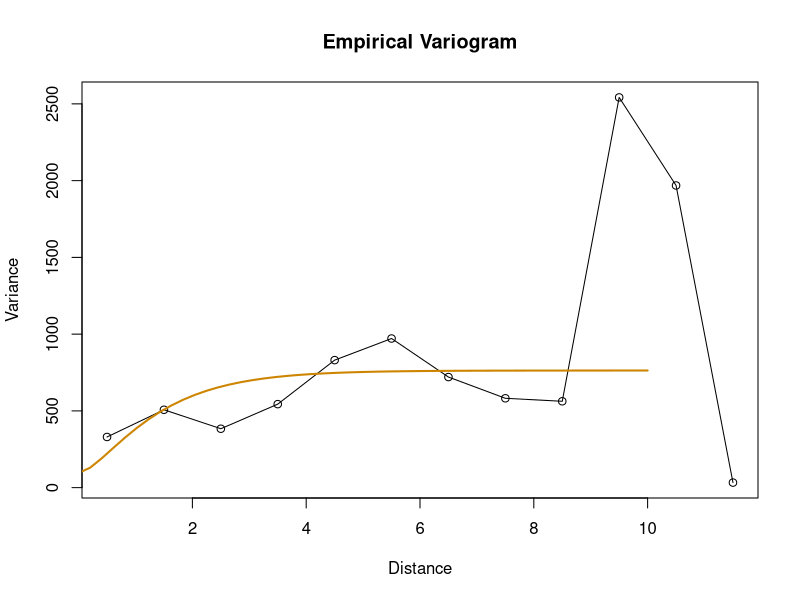
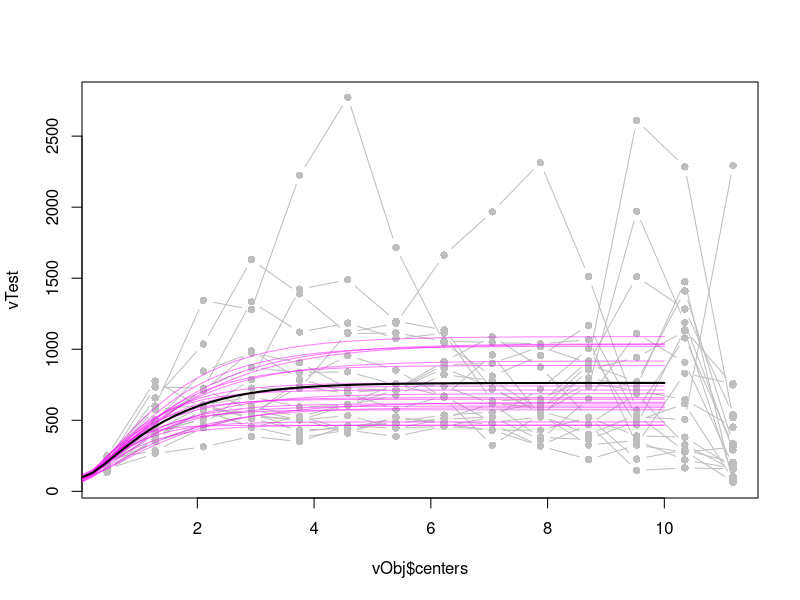
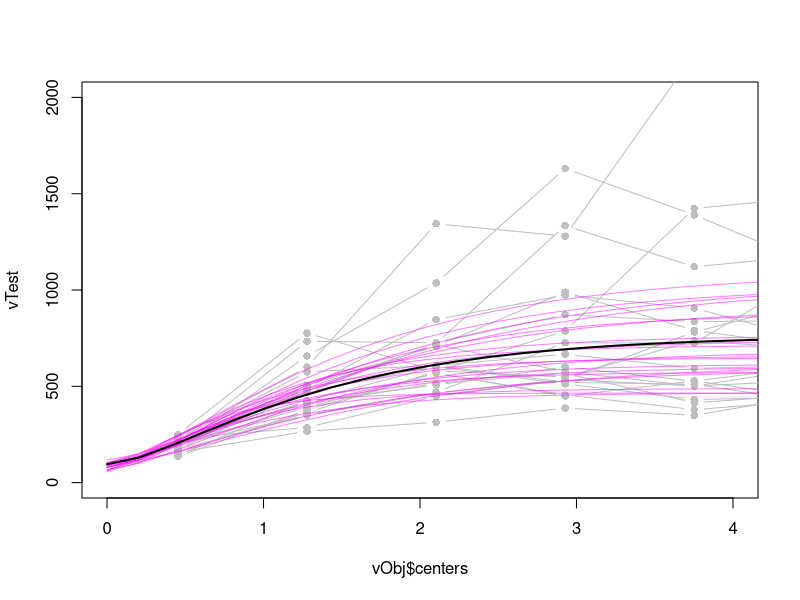

Write R code to recreate these figures, in order.
library( fields)
data(ozone2)

s<- ozone2$lon.lat
y<- ozone2$y[16,]
# omit missing values to make the simulation below easier
ind<- !is.na(y)
s<- s[ind,]
y<- y[ind]

# only take out a constant in the fixed part of model
 obj<- spatialProcess( s,y, mKrig.args= list( m=1) )
 
 vObj<- vgram( s,y, N= 15)
 # add fitted variogram from spatialProcess
 
 dGrid<- seq( 0, 10, length.out=50)
 
 vFit<- obj$summary["tau"]^2 + 
   obj$summary["sigma2"]*( 1- Matern( dGrid/obj$summary["aRange"],
                                     smoothness=1.0 )
                        )
 plot(vObj)
 lines( dGrid, vFit, col="orange3", lwd=2)
 
 # now simulate data from the fitted model and examine variability in
 # the variograms
 vTest<- NULL
 MLETest<- NULL
 set.seed(222)
 ySim<- simSpatialData( obj, M=20)
 for( k in 1:20){
   cat( k, " ")
   
   vTemp<- vgram( s, ySim[,k], N= 15)
   vTest<- cbind( vTest, c(vTemp$stats[2,]) )
   
   objTest <- spatialProcess( s,ySim[,k], mKrig.args= list( m=1) )
   vFitTest<- objTest$summary["tau"]^2 + 
     objTest$summary["sigma2"]*( 1- Matern( dGrid/objTest$summary["aRange"],
                                        smoothness=1.0 )
     )
   MLETest<- cbind( MLETest, vFitTest)
   
 }
 library( scales)
 matplot(vObj$centers, vTest, type="b", lty=1, col="grey", pch=16 )
 matlines( dGrid, MLETest, col=alpha("magenta",.5), lty=1)
 lines( dGrid, vFit, col="black", lwd=2)
 
 
 matplot(vObj$centers, vTest, type="b", lty=1, col="grey", pch=16,
         xlim=c(0,4), ylim=c(0,2000))
 
 matlines( dGrid, MLETest, col=alpha("magenta",.5), lty=1)
 matlines( dGrid, vFit, col="black", lwd=2)
 
 
